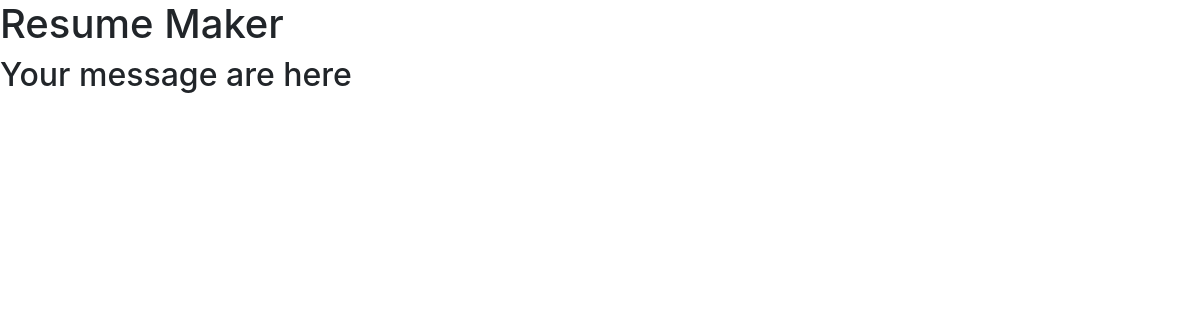
The app's page /view_message (signed in), older data.
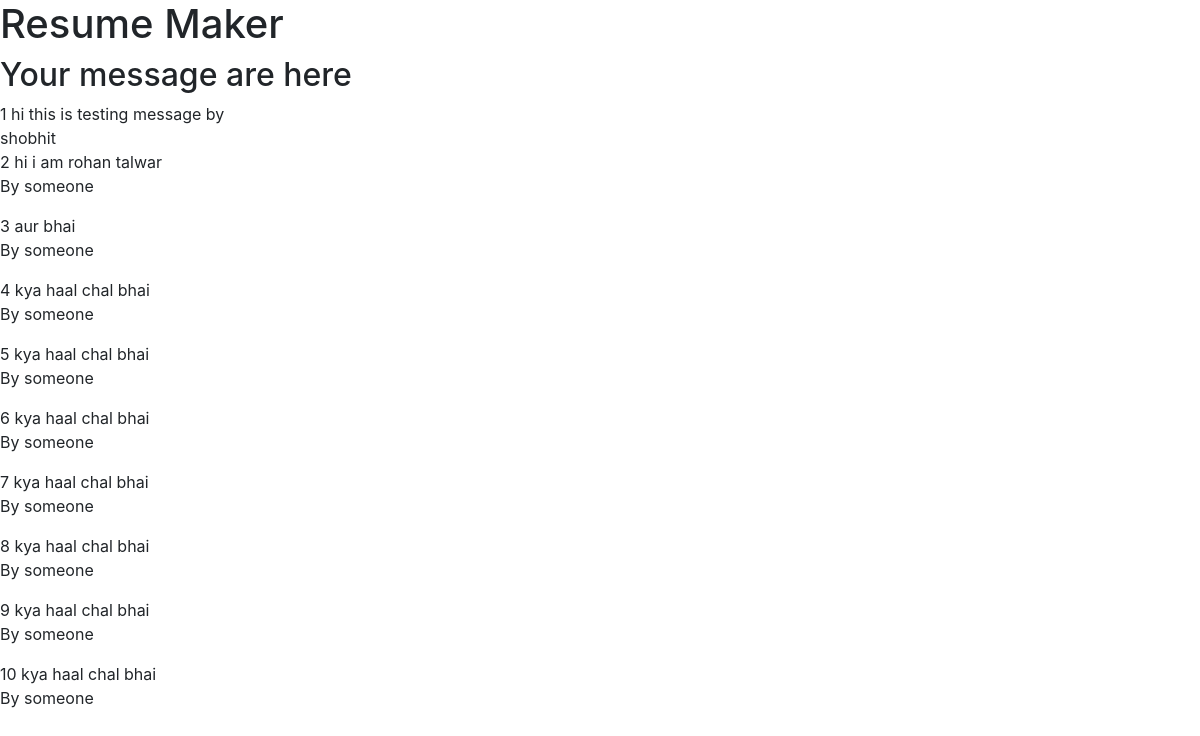
The same page, newer data.
### core/models.py (models this page shows)
class messages(models.Model):
    sender_profile = models.ForeignKey(Profile,on_delete = models.CASCADE,null=True,related_name='sender_profile')
    is_anon = models.BooleanField(null=False,default=False)
    receiver_profile = models.ForeignKey(Profile,on_delete = models.CASCADE,null=True,related_name='receiver_profile')
    time_of_message = models.DateTimeField(null=True)
    note = models.TextField(null=True)

class Profile(models.Model):
    user = models.OneToOneField(User, on_delete=models.CASCADE,null=True)
    address = models.CharField(max_length=150)
    phone_no = PhoneNumberField(null=False,blank=False)

### core/views.py (the view)
# urls.py: path('view_message',views.view_message,name='view_message'),
@login_required
def view_message(request):
    messages_obj = messages.objects.filter(receiver_profile=request.user.profile).order_by('-time_of_message')
    return render(request,'view_message.html',{'messages':messages_obj})

### core/templates/view_message.html
{%extends 'base.html'%}
{% block content %}
    <h2>Your message are here</h2>
    {% for message in messages %}
        {{ forloop.counter }}
        {{message.note}} <br>
        {% if message.is_anon is False %}
            {{message.sender_profile.user.username}}<br>
        {% else %}
            <p>By someone </p>
        {% endif %}
    {% endfor %}
{% endblock %}

### core/templates/base.html (shortened to what this page needs)
<!doctype html>
<html lang="en">
  <head>
    <link rel="stylesheet" href="https://stackpath.bootstrapcdn.com/bootstrap/4.4.1/css/bootstrap.min.css">
  </head>
  <body>
    <h1>Resume Maker</h1>
    <main>
      {% block content %}
      {% endblock %}
    </main>
  </body>
</html>

Row changes from the older to the newer data that the page shows:
added messages: note "hi this is testing message by", sender_profile.user.username "shobhit"
added messages: note "hi i am rohan talwar", is_anon "By someone"
added messages: note "aur bhai", is_anon "By someone"
added messages: note "kya haal chal bhai", is_anon "By someone"
added messages: note "kya haal chal bhai", is_anon "By someone"
added messages: note "kya haal chal bhai", is_anon "By someone"
added messages: note "kya haal chal bhai", is_anon "By someone"
added messages: note "kya haal chal bhai", is_anon "By someone"
added messages: note "kya haal chal bhai", is_anon "By someone"
added messages: note "kya haal chal bhai", is_anon "By someone"
